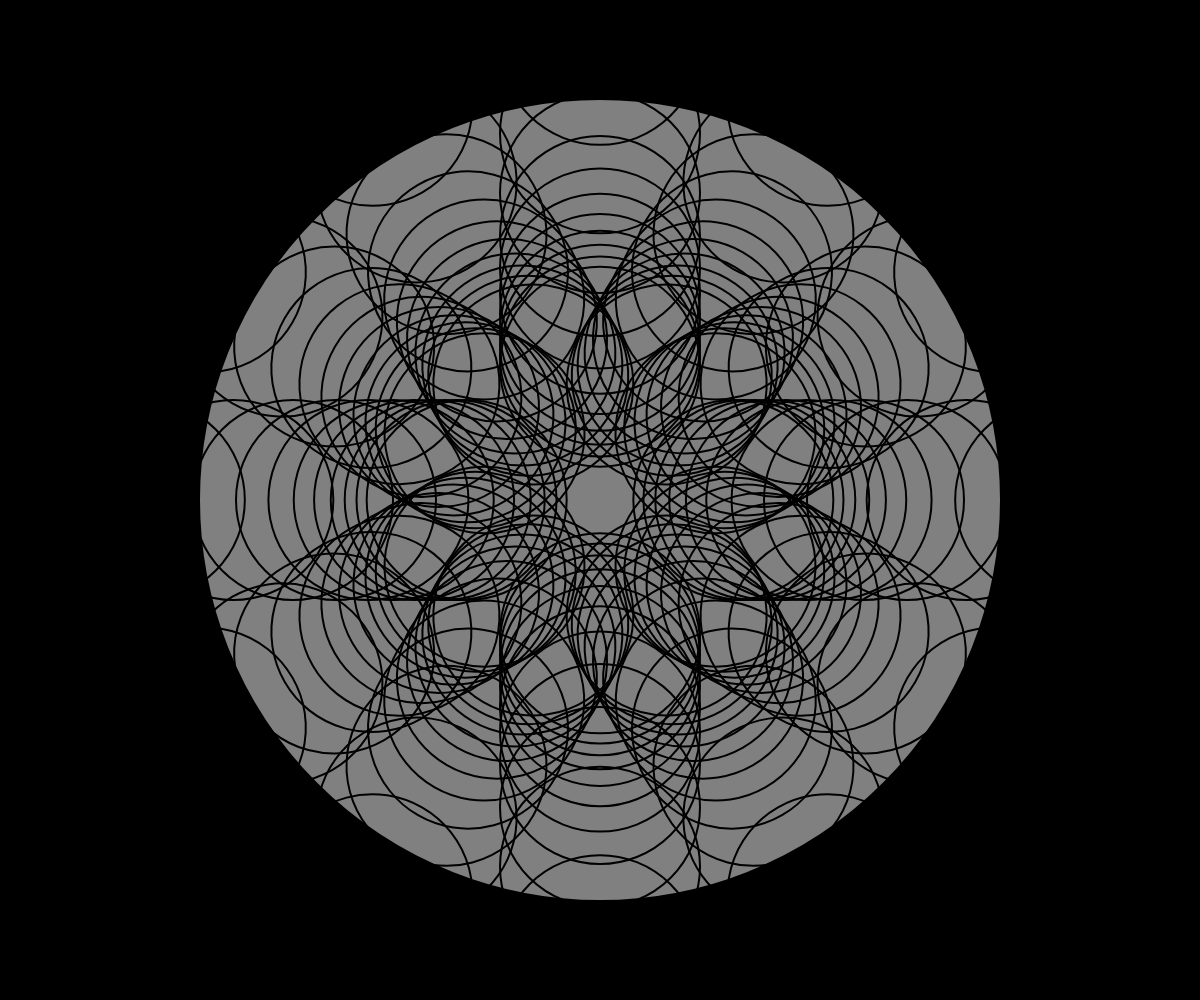
Frame 1 (no input)
Frame 60 (no input): identical to frame 1, image omitted
Frame 120 (the mouse pressed at the canvas centre since frame 60): identical to frame 1, image omitted

The p5.js sketch that drew this single still picture (run headless with seeded random() and noise() and a simulated clock; from frame 60 on, the mouse is pressed at the canvas centre):

// p5.js sketch
// ── sketch.js
function setup() {
  createCanvas(windowWidth, windowHeight);
  angleMode(DEGREES)
}

function windowResized() {
  resizeCanvas(windowWidth, windowHeight)
}

function draw() {
  background('grey');
  stroke('black')
  strokeWeight(2)
  noFill()
  
  translate(width/2, height/2)
  
  
  for(let i = 0; i < 12; i++){
    let angle = map(i, 0, 12, 0, 360) 
    for(let j = 0; j < 12; j++){
      push()
      rotate(angle)
      let denom = map(j, 0, 11, 2, 9)
      translate(width/denom, 0)
      circle(0,0,200)
      pop()
    }
  }
  strokeWeight(400)
  circle(0,0, width)
  
  
}
